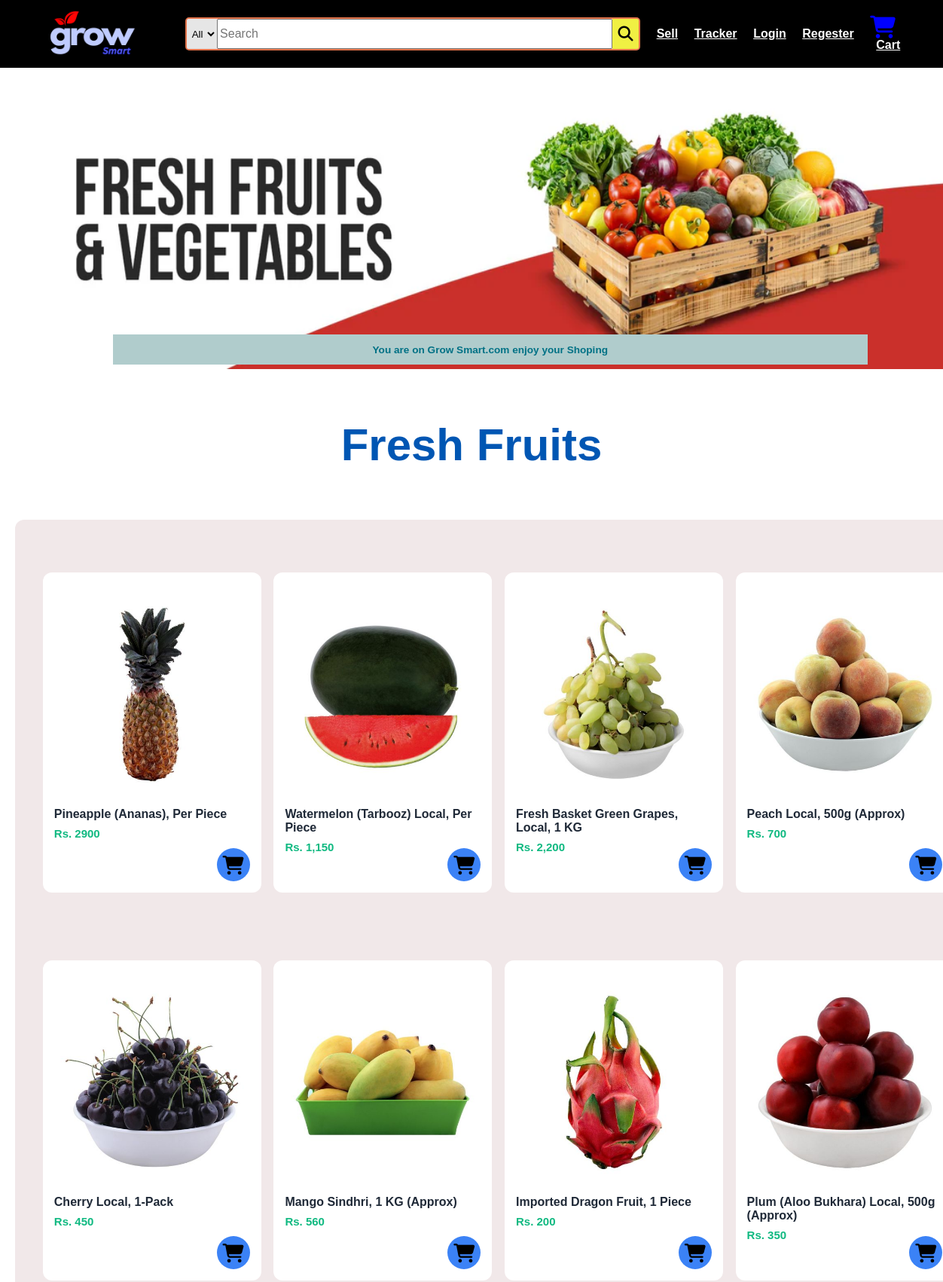
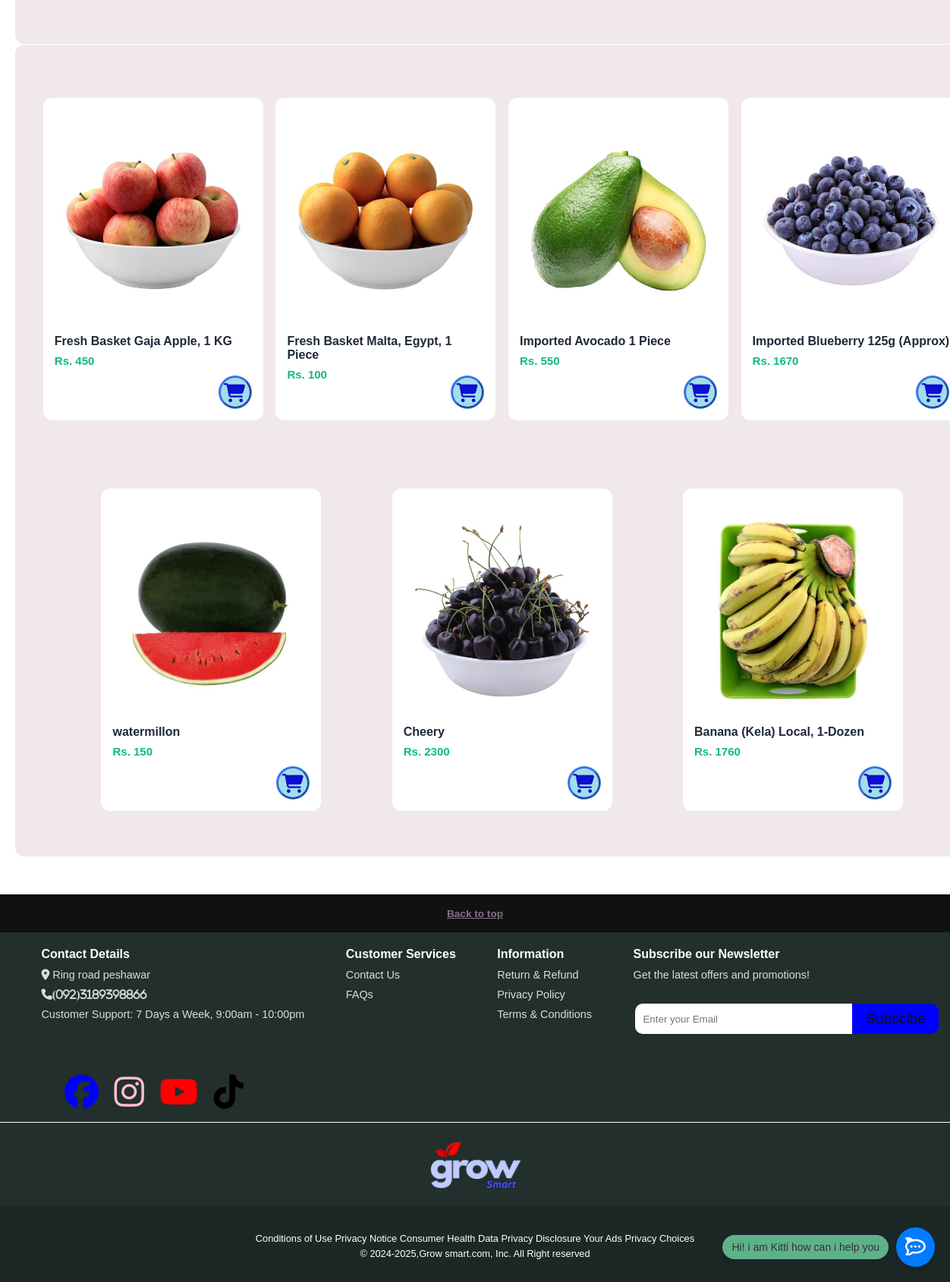
The page /Fruit.html (signed in) on the database its author committed (2 pictures, top to bottom).
### home/models.py (models this page shows, shortened)
class Product(models.Model):
    name = models.CharField(max_length=50)
    desc = models.CharField(max_length=50)
    price = models.IntegerField()
    category = models.CharField(max_length=50, default='')
    subcategory = models.CharField(max_length=50, default='')
    image = models.ImageField(upload_to='product', default='')
    data=models.DateField()
    stock = models.IntegerField(default=None, blank=True, null=True)
    owner = models.ForeignKey(User, default=None, blank=True, null=True, on_delete=models.CASCADE)

### home/views.py (the view)
# urls.py: path('Fruit.html',views.fruit,name='fruit-catagory'),
def fruit(request):
    if request.user.is_anonymous:
        return redirect('login')
    context={
        'products':Product.objects.all()
    }
    return render(request,'fruit.html',context)

### templates/Fruit.html (shortened to what this page needs)
{%load static%}
<!DOCTYPE html>
<html lang="en">
<head>
    <link rel="stylesheet" href="{% static 'style.css'%}">
</head>
<body>
    <header>
        <div class="navbar">
              <div class="nav-logo">
            <a href="index">
            <div class="logo border"></div>
            </a>
             </div>
        <form name='search' class='search' action="{% url 'search'%}" method='GET'>
         <div class="search-bar">
            <select class="search-select">
                <option>All</option>
            </select>
            <input placeholder="Search" class="search-input" name='keyword'>
            <div class="search-icon">
            <button type="submit" class="search-btn" style="width: 35px; height: 35px; background-color:  rgb(240, 240, 67);  border: none; font-size:20px">
             <i class="fa-solid fa-magnifying-glass"></i>
            </button>
           </div>
        </div>
    </form>
    <div class="sell_product">
     <a href='addproduct'> Sell</a>
    </div>
        <div class='tracker'>
        <a href='tracker'>Tracker</a>
        </div>
        <div class="login">
        <a href="login" target="_blank">Login</a>
        </div>
        <div class="regester">
        <a href="regester" target="_blank">Regester</a>
        </div>
        <div class="cart">
        <div class="icon"><i class="fa-solid fa-cart-shopping"></i>
        <a href="cart.html">  Cart </a>
        </div>
        </div>
        </div>
    </header>
    <div class="hero-section">
    <div class="image"><img src="{% static 'images/Fresh-Food_7a9e8440-2c83-4b51-820c-72fa7aa49498.webp'%}" id="m1"></div>
    <div id="text"><a>You are on Grow Smart.com enjoy your Shoping</a></div>
    </div>
   <div id="chatbot-container">
  <div id="chatbot-text">Hi! i am Kitti how can i help you </div>
  <div id="chatbot-icon">
    <i class="fa-brands fa-rocketchat"></i>
  </div>
</div>
<div class="catagory-heading">
    <h2>Fresh Fruits</h2>
</div>
  <div class="shop-section catagory-fruit">
<div class="box1 box" onclick="window.location.href='productpage.html?name=Pineapple%20(Ananas)%2C%20Per%20Piece&price=2900&image=ananas.jpg';">
    <div class="box-content">
   <div class="box-img" style="background-image: url('static/images/ananas.jpg');"></div>
   <P class="product-name">  Pineapple (Ananas), Per Piece</P>
  <p id="price">Rs. 2900</p>
   </div>
      <div class="add-to-cart">
      <div class=" tooltip">
  <i class="fa-solid fa-cart-shopping add-to-cart-icon"></i>
      </div>
</div>
   </div>
   <div class="box2 box" onclick="window.location.href='productpage.html?name=Watermelon%20(Tarbooz)%20Local%2C%20Per%20Piece&price=1150&image=images/watermillon.jpg&path=Home%20Fruit%20productd';"
>
     <div class="box-content">
   <div class="box-img" style="background-image: url('static/images/watermillon.jpg');"></div>
   <P class="product-name">  Watermelon (Tarbooz) Local, Per Piece</P>
  <p id="price">Rs. 1,150</p>
   </div>
      <div class="add-to-cart">
      <div class=" tooltip">
  <i class="fa-solid fa-cart-shopping add-to-cart-icon"></i>
      </div>
</div>
   </div>
   <div class="box3 box" onclick="window.location.href='productpage.html?name=Fresh%20Basket%20Green%20Grapes%2C%20Local%2C%201%20KG&price=2200&image=images/grapes.jpg';">
     <div class="box-content">
   <div class="box-img" style="background-image: url('static/images/grapes.jpg');"></div>
    <P class="product-name"> Fresh Basket Green Grapes, Local, 1 KG
</P>
  <p id="price">Rs. 2,200</p>
   </div>
      <div class="add-to-cart">
      <div class=" tooltip">
  <i class="fa-solid fa-cart-shopping add-to-cart-icon"></i>
      </div>
</div>
   </div>
   <div class="box4 box" onclick="window.location.href='productpage.html?name=Peach%20Local%2C%20500g%20(Approx)&price=700&image=images/peach.jpg';">
     <div class="box-content">
   <div class="box-img" style="background-image: url('static/images/peach.jpg');"></div>
 <p class="product-name"> Peach Local, 500g (Approx)</p>
<p id="price">Rs. 700</p>
   </div>
      <div class="add-to-cart">
      <div class=" tooltip">
  <i class="fa-solid fa-cart-shopping add-to-cart-icon"></i>
      </div>
</div>
   </div>
    <div class="box1 box" onclick="window.location.href='productpage.html?name=Cherry%20Local%2C%201-Pack&price=450&image=images/cheery.jpg';">
    <div class="box-content">
   <div class="box-img" style="background-image: url('static/images/cheery.jpg');"></div>
   <P class="product-name">  Cherry Local, 1-Pack</P>
  <p id="price">Rs. 450</p>
   </div>
      <div class="add-to-cart">
      <div class=" tooltip">
  <i class="fa-solid fa-cart-shopping add-to-cart-icon"></i>
      </div>
</div>
   </div>
   <div class="box2 box" onclick="window.location.href='productpage.html?name=Mango%20Sindhri%2C%201%20KG%20(Approx)&price=560&image=images/mango.jpg';">
     <div class="box-content">
   <div class="box-img" style="background-image: url('static/images/mango.jpg');"></div>
   <P class="product-name"> Mango Sindhri, 1 KG (Approx)
</P>
  <p id="price">Rs. 560</p>
   </div>
     <div class="add-to-cart">
      <div class=" tooltip">
  <i class="fa-solid fa-cart-shopping add-to-cart-icon"></i>
      </div>
</div>
   </div>
   <div class="box3 box" onclick="window.location.href='productpage.html?name=Imported%20Dragon%20Fruit%2C%201%20Piece&price=200&image=images/dragon.jpg';">
     <div class="box-content">
   <div class="box-img" style="background-image: url('static/images/dragon.jpg');"></div>
    <P class="product-name"> Imported Dragon Fruit, 1 Piece
</P>
  <p id="price">Rs. 200</p>
   </div>
      <div class="add-to-cart">
      <div class=" tooltip">
  <i class="fa-solid fa-cart-shopping add-to-cart-icon"></i>
      </div>
</div>
   </div>
   <div class="box4 box" onclick="window.location.href='productpage.html?name=Plum%20(Aloo%20Bukhara)%20Local%2C%20500g%20(Approx)&price=350&image=images/plum.jpg';">
     <div class="box-content">
   <div class="box-img" style="background-image: url('static/images/plum.jpg');"></div>
 <p class="product-name"> Plum (Aloo Bukhara) Local, 500g (Approx)</p>
<p id="price">Rs. 350</p>
   </div>
     <div class="add-to-cart">
      <div class=" tooltip">
  <i class="fa-solid fa-cart-shopping add-to-cart-icon"></i>
      </div>
</div>
 </div>
 </div>
 <div class="shop-section">
  {% for product in products %}
  {% if product.category == 'fruit' or product.category == 'Fruit' or product.category == 'fruits' or product.category == 'Fruits'%}
  <div class="box" onclick="window.location.href='{% url 'productdisplay' product.id %}'">
    <div class="box-content">
      <div class="box-img" style="background-image: url('{{ product.image.url }}');"></div>
      <p class="product-name">{{ product.name }}</p>
      <p id="price">Rs. {{ product.price }}</p>
       <form  action="{% url 'add_carts' product.id %}" method="POST">
      <div class="add-to-cart">
      <div class=" tooltip">
  <button type="submit" class="icon-button" style="cursor:pointer;border-radius:50px;border-color:#4169E1;height:42px;width:42px;background-color:#A2DEE9;"   onclick="event.stopPropagation();"><i class="fa-solid fa-cart-shopping add-to-cart-icon" style=" transform: translate(-20%,-4px);color:#0F0FD1;"></i></button>
      </div>
</div>
</form>
    </div>
  </div>
  {% endif %}
  {% endfor %}
</div>
 <footer>
    <div class="navfooterbacktotoptext">
        <a href="#top-section"><p>Back to top</p></a>
    </div>
    <div class="foot-panel2">
      <ul>
        <p>Contact Details</p>
        <a> <i class="fa-solid fa-location-dot"></i> Ring road peshawar</a>
        <a>
       <a><i class="fa-solid fa-phone">(092)3189398866</i> </a>
        <a>Customer Support: 7 Days a Week, 9:00am - 10:00pm </a>
        <div class="social-media">
  <a href="https:\\www.facebook.com" class="fa-facebook social-m"><i class="fa-brands fa-facebook"></i></a>
  <a href="https:\\www.instagram.com"class="instagram social-m"><i class="fa-brands fa-instagram"></i></a>
  <a href="https:\\www.youtube.com"  class="youtube social-m"><i class="fa-brands fa-youtube"></i></a>
  <a href="https:\\www.tiktok.com"   class="tiktok social-m"><i class="fa-brands fa-tiktok"></i>
        </a>
        </div>
      </ul>
<ul>
<p>Customer Services</p>
<a>Contact Us</a>
<a>FAQs</a>
</ul>
<ul>
<p>Information</p>
<a>Return & Refund</a>
<a>Privacy Policy</a>
<a>Terms & Conditions </a>
</ul>
<ul>
<p>Subscribe our Newsletter</p>
<a>Get the latest offers and promotions!</a>
<div class="Newsletter">
<input placeholder="Enter your Email" class="email">
<div class="Subscribe">Subscibe</div>
</div>
</ul>
</div>
<div class="foot-panel3">
<a href="index" class="logo2"></a>
</div>
<div class="foot-panel4">
 <div class="pages">
<a> Conditions of Use</a>
<a>Privacy Notice</a>
<a>Consumer Health Data Privacy Disclosure</a>
<a>Your Ads Privacy Choices</a>
 </div>
 <div class="copyright">
  © 2024-2025,Grow smart.com, Inc. All Right reserved
 </div>
</div>
</footer>
</body>
</html>

### rows shown on the page
Product: image (picture), name "Fresh Basket Gaja Apple, 1 KG", price "450"
Product: image (picture), name "Fresh Basket Malta, Egypt, 1 Piece", price "100"
Product: image (picture), name "Imported Avocado 1 Piece", price "550"
Product: image (picture), name "Imported Blueberry 125g (Approx)", price "1670"
Product: image (picture), name "watermillon", price "150"
Product: image (picture), name "Cheery", price "2300"
Product: image (picture), name "Banana (Kela) Local, 1-Dozen", price "1760"
